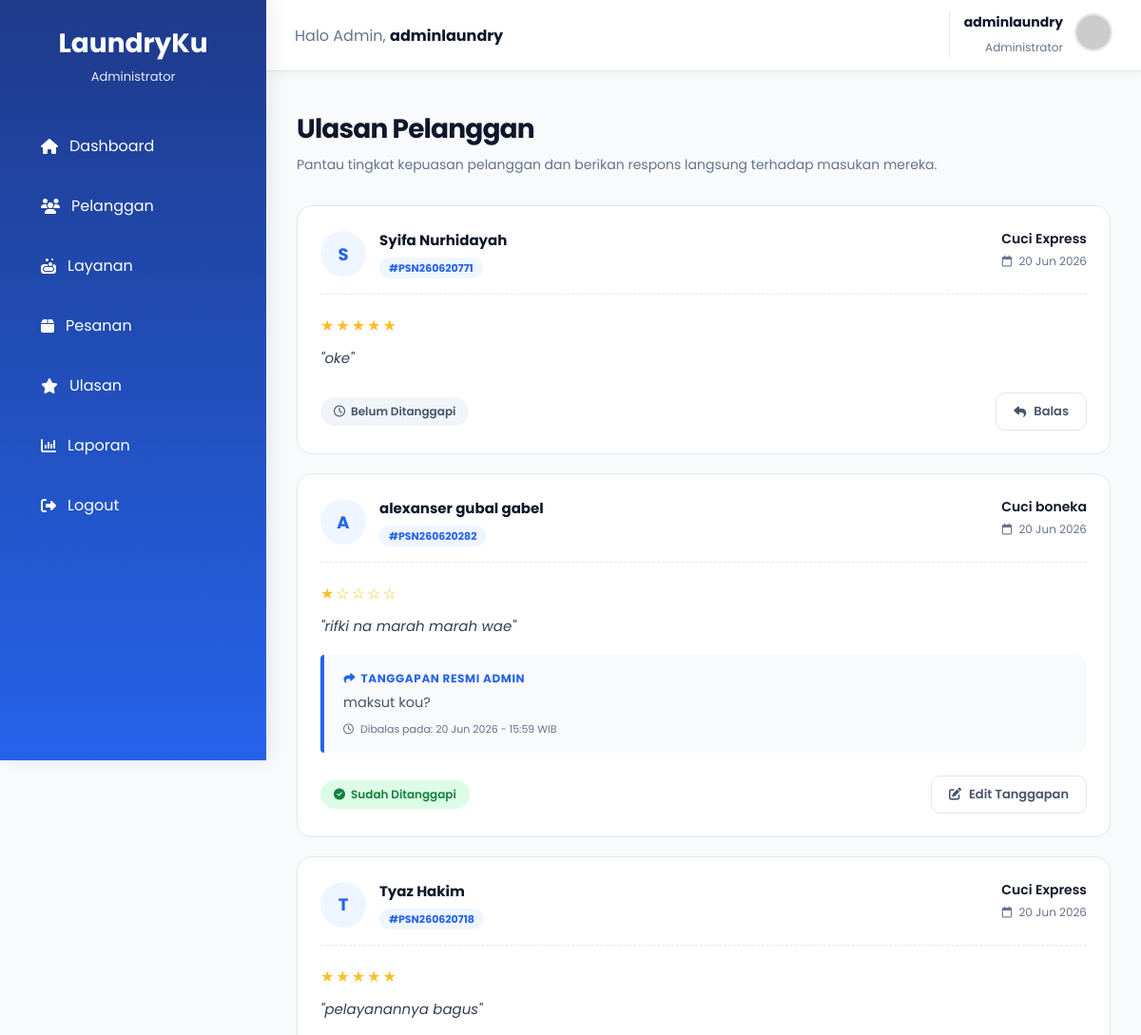
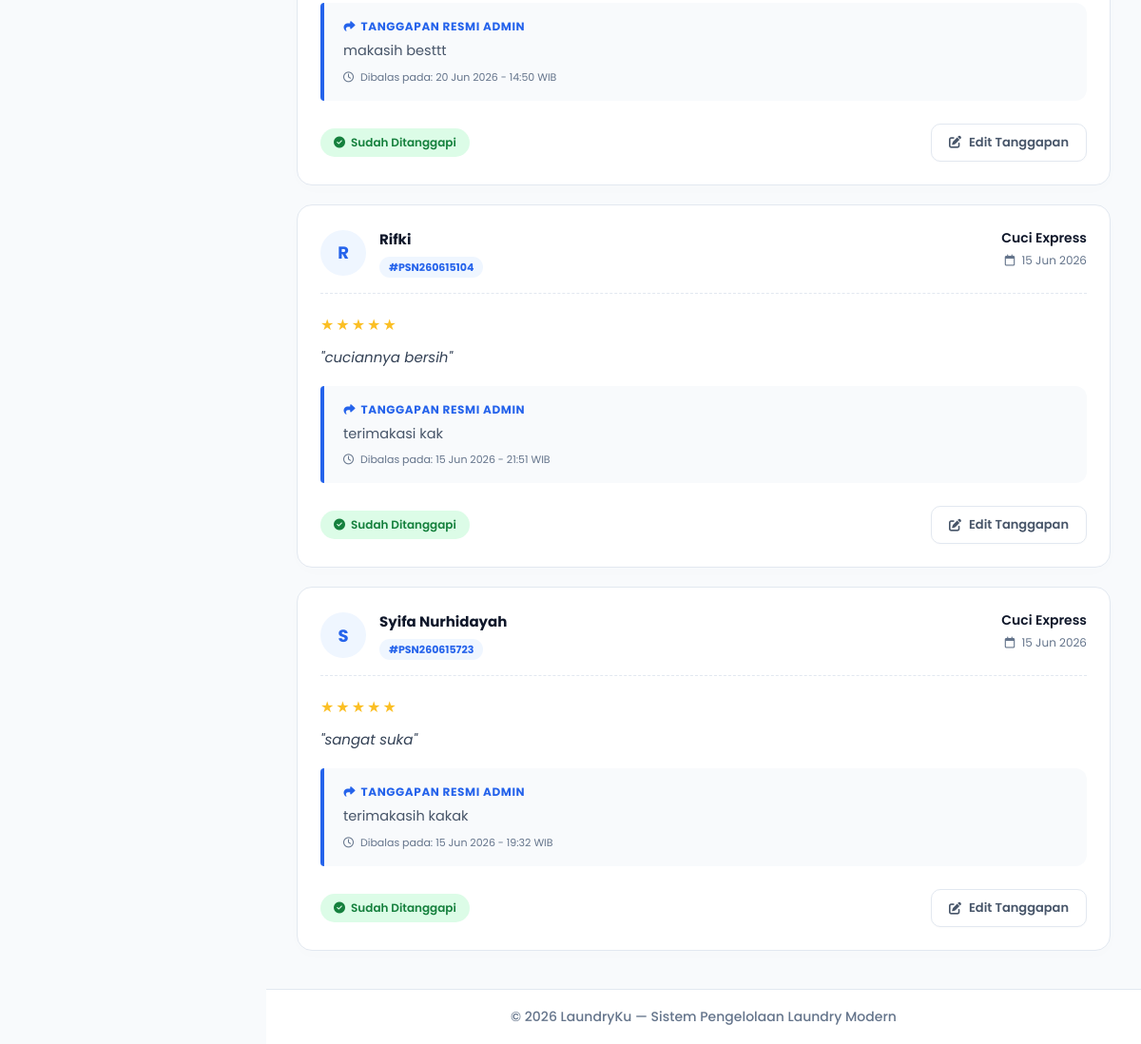
The page /admin/ulasan.php (signed in) on the database its author committed (2 pictures, top to bottom).
### tables this page shows
CREATE TABLE `users` (
  `id` int(11) NOT NULL,
  `nama` varchar(100) DEFAULT NULL,
  `email` varchar(100) DEFAULT NULL,
  `password` varchar(255) DEFAULT NULL,
  `role` enum('admin','user') DEFAULT 'user',
  `created_at` timestamp NOT NULL DEFAULT current_timestamp(),
  `foto` varchar(255) DEFAULT NULL
);

CREATE TABLE `ulasan` (
  `id_ulasan` int(11) NOT NULL,
  `id_pesanan` int(11) NOT NULL,
  `id_user` int(11) NOT NULL,
  `rating` int(11) NOT NULL CHECK (`rating` between 1 and 5),
  `komentar` text DEFAULT NULL,
  `tanggal_ulasan` timestamp NOT NULL DEFAULT current_timestamp(),
  `tanggapan` text DEFAULT NULL,
  `tanggal_tanggapan` datetime DEFAULT NULL,
  `status_baca_user` int(1) DEFAULT 0
);

CREATE TABLE `pesanan` (
  `id_pesanan` int(11) NOT NULL,
  `kode_pesanan` varchar(20) DEFAULT NULL,
  `id_user` int(11) DEFAULT NULL,
  `tanggal_masuk` date DEFAULT NULL,
  `tanggal_selesai` date DEFAULT NULL,
  `status` enum('Diterima','Diproses','Selesai') DEFAULT 'Diterima'
);

CREATE TABLE `layanan` (
  `id_layanan` int(11) NOT NULL,
  `nama_layanan` varchar(100) NOT NULL,
  `harga_perkg` decimal(10,2) NOT NULL
);

### admin/ulasan.php (the view, shortened to what this page needs)
<?php
require '../config/koneksi.php';
$query_ulasan = mysqli_query($koneksi, "
    SELECT
        u.*,
        p.kode_pesanan,
        usr.nama AS nama_pelanggan,
        l.nama_layanan
    FROM ulasan u
    LEFT JOIN pesanan p ON u.id_pesanan = p.id_pesanan
    LEFT JOIN users usr ON u.id_user = usr.id
    LEFT JOIN detail_pesanan d ON p.id_pesanan = d.id_pesanan
    LEFT JOIN layanan l ON d.id_layanan = l.id_layanan
    ORDER BY u.tanggal_ulasan DESC
");
?>
<!DOCTYPE html>
<html lang="id">
<head>
    <link rel="stylesheet" href="https://cdnjs.cloudflare.com/ajax/libs/font-awesome/6.5.1/css/all.min.css">
    <link rel="stylesheet" href="../assets/css/stylee.css">
</head>
<body>
<div class="container">
    <?php require '../includes/admin/sidebar.php'; ?>
    <div class="main-content">
        <?php require '../includes/admin/navbar.php'; ?>
         <br>
        <br>
        <br>
        <div class="content-wrapper">
            <div class="page-header">
                <h1 class="page-title">Ulasan Pelanggan</h1>
                <p class="page-subtitle">Pantau tingkat kepuasan pelanggan dan berikan respons langsung terhadap masukan mereka.</p>
            </div>
            <div class="reviews-feed">
                <?php while($row = mysqli_fetch_assoc($query_ulasan)): ?>
                    <div class="review-card">
                        <div class="card-header-info">
                            <div class="customer-profile">
                                <div class="customer-avatar">
                                    <?= strtoupper(substr(htmlspecialchars($row['nama_pelanggan']), 0, 1)) ?>
                                </div>
                                <div>
                                    <span class="customer-name"><?= htmlspecialchars($row['nama_pelanggan']) ?></span>
                                    <span class="order-code">#<?= htmlspecialchars($row['kode_pesanan']) ?></span>
                                </div>
                            </div>
                            <div class="service-date-info">
                                <span class="service-name"><?= htmlspecialchars($row['nama_layanan'] ?? 'Layanan Umum') ?></span>
                                <span class="review-date">
                                    <i class="fa-regular fa-calendar" style="margin-right: 4px;"></i>
                                    <?= date('d M Y', strtotime($row['tanggal_ulasan'])) ?>
                                </span>
                            </div>
                        </div>
                        <div class="card-body-content">
                            <div class="stars">
                                <?php
                                $rating = (int)$row['rating'];
                                for($i = 1; $i <= 5; $i++) {
                                    echo $i <= $rating ? '★' : '☆';
                                }
                                ?>
                            </div>
                            <p class="review-text">"<?= htmlspecialchars($row['komentar']) ?>"</p>
                            <?php if(!empty($row['tanggapan'])): ?>
                                <div class="admin-reply-content">
                                    <strong><i class="fa-solid fa-reply fa-flip-horizontal"></i> Tanggapan Resmi Admin</strong>
                                    <p><?= htmlspecialchars($row['tanggapan']) ?></p>
                                    <?php if(!empty($row['tanggal_tanggapan'])): ?>
                                        <span class="reply-date">
                                            <i class="fa-regular fa-clock" style="margin-right: 4px;"></i>
                                            Dibalas pada: <?= date('d M Y - H:i', strtotime($row['tanggal_tanggapan'])) ?> WIB
                                        </span>
                                    <?php endif; ?>
                                </div>
                            <?php endif; ?>
                        </div>
                        <div class="card-footer-actions">
                            <div>
                                <?php if(!empty($row['tanggapan'])): ?>
                                    <span class="status-badge replied">
                                        <i class="fa-solid fa-circle-check"></i> Sudah Ditanggapi
                                    </span>
                                <?php else: ?>
                                    <span class="status-badge pending">
                                        <i class="fa-regular fa-clock"></i> Belum Ditanggapi
                                    </span>
                                <?php endif; ?>
                            </div>
                            <button class="btn-action" onclick="toggleReplyForm(<?= $row['id_ulasan'] ?>)">
                                <i class="fa-solid <?= empty($row['tanggapan']) ? 'fa-reply' : 'fa-pen-to-square' ?>"></i>
                                <?= empty($row['tanggapan']) ? 'Balas' : 'Edit Tanggapan' ?>
                            </button>
                        </div>
                    </div>
                <?php endwhile; ?>
            </div>
        </div>
        <?php require '../includes/admin/footer.php'; ?>
    </div>
</div>
</body>
</html>

### includes/admin/navbar.php (shortened to what this page needs)
<?php
if (isset($_SESSION['id'])) {
    include_once __DIR__ . '/../../config/koneksi.php';
    $id_user = $_SESSION['id'];
    $query_nav = mysqli_query($koneksi, "SELECT nama, foto FROM users WHERE id = '$id_user'");
    $data_nav = mysqli_fetch_assoc($query_nav);
    $nama_admin = $data_nav['nama'] ?? $_SESSION['nama'] ?? 'Admin';
    $foto_admin = $data_nav['foto'] ?? '';
} else {
    $nama_admin = $_SESSION['nama'] ?? 'Admin';
    $foto_admin = '';
}
$path_foto_asli = "/TB_LAUNDRY/assets/img/" . $foto_admin;
if (!empty($foto_admin) && file_exists(__DIR__ . '/../../assets/img/' . $foto_admin)) {
    $avatar_navbar = $path_foto_asli;
} else {
    $avatar_navbar = "https://api.dicebear.com/7.x/initials/svg?seed=" . urlencode($nama_admin) . "&backgroundColor=2563eb,0f172a,3b82f6&fontSize=45&bold=true";
}
?>
<div class="topbar">
    <div class="welcome">
        Halo Admin,
        <b><?= htmlspecialchars($nama_admin); ?></b>
    </div>
    <div class="topbar-right">
        <a href="/TB_LAUNDRY/admin/profil.php" class="user-info">
            <div class="user-text">
                <h4><?= htmlspecialchars($nama_admin); ?></h4>
                <span>Administrator</span>
            </div>
            <div class="profile">
                <img src="<?= $avatar_navbar; ?>" alt="profile">
            </div>
        </a>
    </div>
</div>

### assets/css/stylee.css (style rules this page uses)
:root { --primary:#2563eb; --primary-light:#60a5fa; --success:#22c55e; --warning:#f59e0b; --danger:#ef4444; --dark:#0f172a; --gray:#64748b; --light:#f8fafc; --radius:18px; --shadow:0 10px 25px rgba(15,23,42,.08); }
* { margin:0; padding:0; box-sizing:border-box; font-family:'Poppins',sans-serif; }
body { background:#f1f5f9; color:var(--dark); }
.container { display:flex; min-height:100vh; }
.main-content { margin-left:280px; min-height:100vh; display:flex; flex-direction:column; }
.topbar { position:fixed; top:0; left:280px; right:0; height:75px; background:#fff; border-bottom:1px solid #e2e8f0; display:flex; justify-content:space-between; align-items:center; padding:0 30px; z-index:999; box-shadow:0 2px 12px rgba(15,23,42,.05); }
.welcome { font-size:16px; color:#64748b; }
.welcome b { color:#0f172a; }
.topbar-right { display:flex; align-items:center; gap:20px; }
.user-info { display:flex; align-items:center; gap:12px; padding-left:15px; border-left:1px solid #e2e8f0; }
.user-text { text-align:right; }
.user-text h4 { font-size:14px; margin-bottom:2px; }
.user-text span { font-size:12px; color:#64748b; }
.profile img { width:45px; height:45px; border-radius:50%; object-fit:cover; border:3px solid #dbeafe; }

### includes/admin/navbar.php (style rules this page uses)
.topbar-right .user-info { text-decoration: none; color: inherit; display: flex; align-items: center; gap: 12px; cursor: pointer; transition: opacity 0.2s ease; }
.topbar-right .profile img { width: 40px; height: 40px; border-radius: 50%; object-fit: cover; border: 2px solid #e2e8f0; }

### rows shown on the page
users: nama "adminlaundry"
ulasan: id_user.nama "S", id_user.nama "Syifa Nurhidayah", id_pesanan.kode_pesanan "PSN260620771", layanan.nama_layanan "Cuci Express", tanggal_ulasan "20 Jun 2026", komentar "oke", shows "Belum Ditanggapi", shows "Balas"
ulasan: id_user.nama "A", id_user.nama "alexanser gubal gabel", id_pesanan.kode_pesanan "PSN260620282", layanan.nama_layanan "Cuci boneka", tanggal_ulasan "20 Jun 2026", rating 1 (drawn), komentar "rifki na marah marah wae", tanggapan "maksut kou?", tanggal_tanggapan "20 Jun 2026 - 15:59", shows "Sudah Ditanggapi", shows "Edit Tanggapan"
ulasan: id_user.nama "T", id_user.nama "Tyaz Hakim", id_pesanan.kode_pesanan "PSN260620718", layanan.nama_layanan "Cuci Express", tanggal_ulasan "20 Jun 2026", komentar "pelayanannya bagus", tanggapan "makasih besttt", tanggal_tanggapan "20 Jun 2026 - 14:50", shows "Sudah Ditanggapi", shows "Edit Tanggapan"
ulasan: id_user.nama "R", id_user.nama "Rifki", id_pesanan.kode_pesanan "PSN260615104", layanan.nama_layanan "Cuci Express", tanggal_ulasan "15 Jun 2026", komentar "cuciannya bersih", tanggapan "terimakasi kak", tanggal_tanggapan "15 Jun 2026 - 21:51", shows "Sudah Ditanggapi", shows "Edit Tanggapan"
ulasan: id_user.nama "S", id_user.nama "Syifa Nurhidayah", id_pesanan.kode_pesanan "PSN260615723", layanan.nama_layanan "Cuci Express", tanggal_ulasan "15 Jun 2026", komentar "sangat suka", tanggapan "terimakasih kakak", tanggal_tanggapan "15 Jun 2026 - 19:32", shows "Sudah Ditanggapi", shows "Edit Tanggapan"
